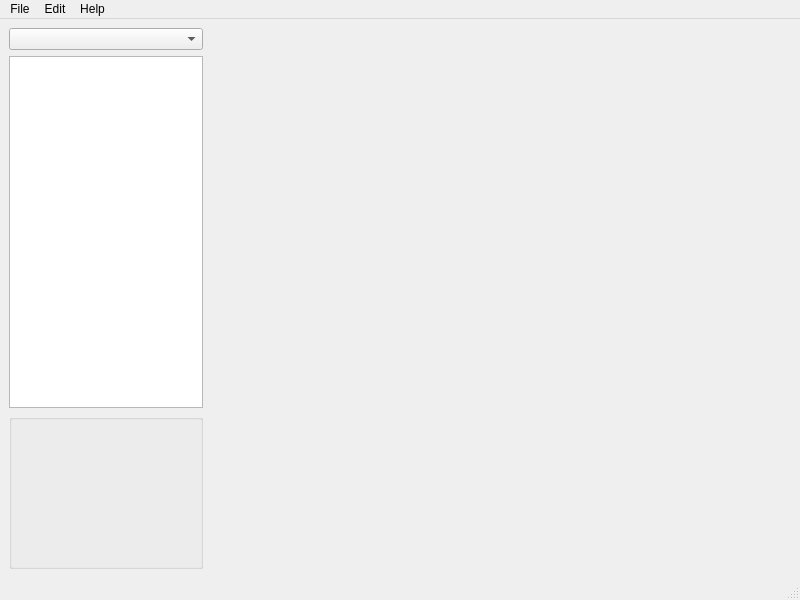
<?xml version="1.0" encoding="UTF-8"?>
<ui version="4.0">
 <class>MainWindow</class>
 <widget class="QMainWindow" name="MainWindow">
  <property name="geometry">
   <rect>
    <x>0</x>
    <y>0</y>
    <width>800</width>
    <height>600</height>
   </rect>
  </property>
  <property name="windowTitle">
   <string>Map Builder</string>
  </property>
  <widget class="QWidget" name="centralwidget">
   <layout class="QHBoxLayout" name="horizontalLayout" stretch="1,3">
    <item>
     <layout class="QVBoxLayout" name="verticalLayout">
      <item>
       <widget class="QComboBox" name="kitSelect"/>
      </item>
      <item>
       <widget class="QListWidget" name="componentList"/>
      </item>
      <item>
       <widget class="QGroupBox" name="groupBox">
        <property name="title">
         <string/>
        </property>
        <layout class="QGridLayout" name="gridLayout">
         <item row="0" column="0">
          <widget class="QLabel" name="componentImage">
           <property name="minimumSize">
            <size>
             <width>128</width>
             <height>128</height>
            </size>
           </property>
           <property name="maximumSize">
            <size>
             <width>128</width>
             <height>128</height>
            </size>
           </property>
           <property name="text">
            <string/>
           </property>
           <property name="scaledContents">
            <bool>true</bool>
           </property>
          </widget>
         </item>
        </layout>
       </widget>
      </item>
     </layout>
    </item>
    <item>
     <widget class="IndoorMapRenderer" name="mapRenderer" native="true">
      <property name="mouseTracking">
       <bool>true</bool>
      </property>
      <property name="focusPolicy">
       <enum>Qt::StrongFocus</enum>
      </property>
      <property name="contextMenuPolicy">
       <enum>Qt::CustomContextMenu</enum>
      </property>
     </widget>
    </item>
   </layout>
  </widget>
  <widget class="QMenuBar" name="menubar">
   <property name="geometry">
    <rect>
     <x>0</x>
     <y>0</y>
     <width>800</width>
     <height>22</height>
    </rect>
   </property>
   <widget class="QMenu" name="menuNew">
    <property name="title">
     <string>File</string>
    </property>
    <addaction name="actionNew"/>
    <addaction name="actionOpen"/>
    <addaction name="actionSave"/>
    <addaction name="actionSaveAs"/>
    <addaction name="separator"/>
    <addaction name="actionBuild"/>
    <addaction name="actionSettings"/>
    <addaction name="separator"/>
    <addaction name="actionDownloadKits"/>
    <addaction name="separator"/>
    <addaction name="actionExit"/>
    <addaction name="separator"/>
   </widget>
   <widget class="QMenu" name="menuEdit">
    <property name="title">
     <string>Edit</string>
    </property>
    <addaction name="actionDeleteSelected"/>
   </widget>
   <widget class="QMenu" name="menuHelp">
    <property name="title">
     <string>Help</string>
    </property>
    <addaction name="actionInstructions"/>
   </widget>
   <addaction name="menuNew"/>
   <addaction name="menuEdit"/>
   <addaction name="menuHelp"/>
  </widget>
  <widget class="QStatusBar" name="statusbar"/>
  <action name="actionOpen">
   <property name="text">
    <string>Open</string>
   </property>
  </action>
  <action name="actionSave">
   <property name="text">
    <string>Save</string>
   </property>
  </action>
  <action name="actionSaveAs">
   <property name="text">
    <string>Save As</string>
   </property>
  </action>
  <action name="actionNew">
   <property name="text">
    <string>New</string>
   </property>
  </action>
  <action name="actionExit">
   <property name="text">
    <string>Exit</string>
   </property>
  </action>
  <action name="actionBuild">
   <property name="text">
    <string>Build</string>
   </property>
  </action>
  <action name="actionSettings">
   <property name="text">
    <string>Settings</string>
   </property>
  </action>
  <action name="actionDeleteSelected">
   <property name="text">
    <string>Delete Selected</string>
   </property>
  </action>
  <action name="actionDownloadKits">
   <property name="text">
    <string>Download Kits</string>
   </property>
  </action>
  <action name="actionInstructions">
   <property name="text">
    <string>Instructions</string>
   </property>
  </action>
 </widget>
 <customwidgets>
  <customwidget>
   <class>IndoorMapRenderer</class>
   <extends>QWidget</extends>
   <header location="global">toolset.gui.windows.indoor_builder</header>
   <container>1</container>
  </customwidget>
 </customwidgets>
 <resources/>
 <connections/>
</ui>
